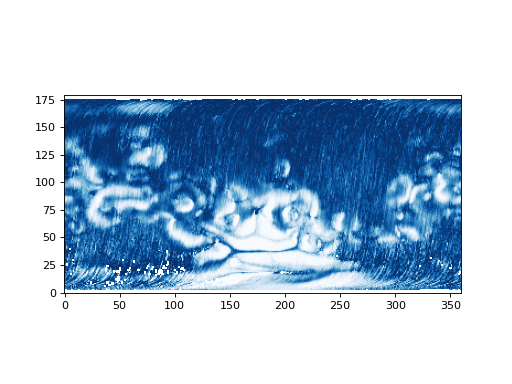

Write Python code to recreate this figure.
import matplotlib.pyplot as plt
import pyuvs as pu

fig, ax = plt.subplots()

b_field = pu.anc.load_map_magnetic_field_closed_probability()
ax.imshow(b_field, cmap='Blues_r', origin='lower')
plt.show()
